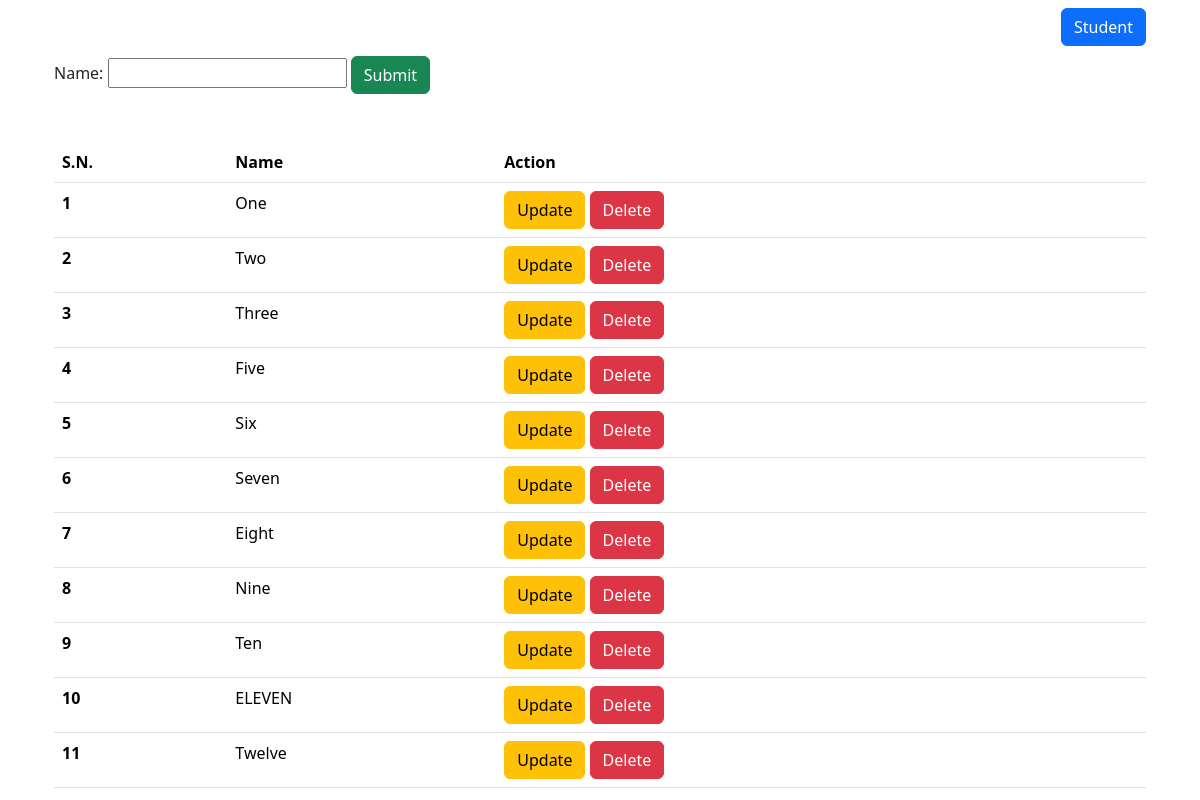
Screenshot of /cb/simple-classroom/ with the database file from the repository.
### crud/models.py (models this page shows, shortened)
class Classroom(models.Model):
    name = models.CharField(max_length=20)

### classBased/views.py (the view, shortened to what this page needs)
# urls.py: path("simple-classroom/",classroomView.as_view()), #as_view --> call the method according to the method type.
class classroomView(View):
    def get(self, *args, **kwargs):
        classroom = Classroom.objects.all()
        form = ClassroomModelForm()
        return render(self.request,"classbased/classroom.html", {"classrooms":classroom, "form":form})

### classBased/forms.py
class ClassroomModelForm(forms.ModelForm):
    class Meta:
        model = Classroom
        fields = ["name",]

### classBased/templates/classBased/classroom.html (shortened to what this page needs)
{% extends 'crud/base.html'%} {%block content%}
<a href="{%url 'crudStudents'%}" style="float: right" class="btn btn-primary">Student</a>
<br /><br />
<form method="post" action="{% url 'cb_model_classroom'%}">
  {{form}}
  <button type="submit" class="btn btn-success">Submit</button>
</form>
<br /><br />
<table class="table">
  <thead>
    <tr>
      <th scope="col">S.N.</th>
      <th scope="col">Name</th>
      <th scope="col">Action</th>
    </tr>
  </thead>
  {%for classroom in classrooms%}
  <tbody>
    <tr>
      <th scope="row">{{forloop.counter}}</th>
      <td>{{classroom.name}}</td>
      <td>
        <a class="btn btn-warning" href="{%url 'classroomUpdate' classroom.id%}"">Update</a>
        <a class="btn btn-danger" href="{%url 'classroomDelete' classroom.id%}">Delete</a>
      </td>
    </tr>
  </tbody>
  {%endfor%}
</table>
{%endblock%}

### rows the page displays
Classroom: name "One"
Classroom: name "Two"
Classroom: name "Three"
Classroom: name "Five"
Classroom: name "Six"
Classroom: name "Seven"
Classroom: name "Eight"
Classroom: name "Nine"
Classroom: name "Ten"
Classroom: name "ELEVEN"
Classroom: name "Twelve"
